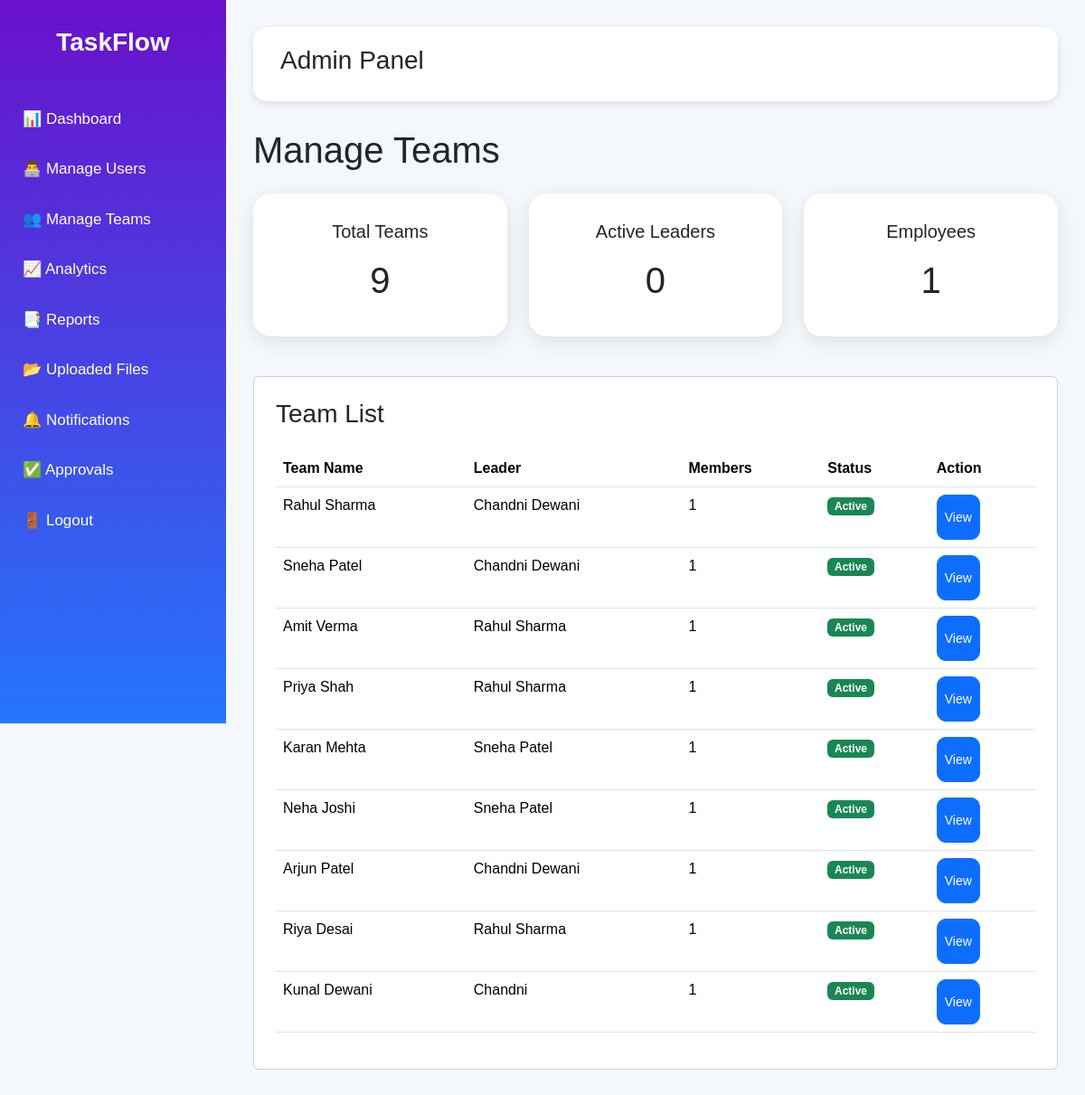
The page /manage-teams/ on the database its author committed.
### productivity/models.py (models this page shows, shortened)
class Team(models.Model):
    name = models.CharField(max_length=200)
    leader = models.CharField(max_length=200)
    email = models.EmailField()
    skill = models.CharField(max_length=100)
    role = models.CharField(max_length=50)
    joined_at = models.DateTimeField(
        auto_now_add=True
    )

### productivity/views.py (the view)
def manage_teams(request):
    teams = Team.objects.all()
    total_teams = Team.objects.count()
    active_leaders = Team.objects.filter(
        role__icontains='Leader'
    ).count()
    employees = Team.objects.filter(
        role__icontains='Employee'
    ).count()
    return render(
        request,
        'admin/manage_teams.html',
        {
            'teams': teams,
            'total_teams': total_teams,
            'active_leaders': active_leaders,
            'employees': employees
        }
    )

### productivity/templates/admin/manage_teams.html
{% extends 'base/admin_base.html' %}
{% block content %}
<h1 class="mb-4">
Manage Teams
</h1>
<div class="row">
<div class="col-md-4">
<div class="card dashboard-card">
<h5>
Total Teams
</h5>
<h2>{{ total_teams }}</h2>
</div>
</div>
<div class="col-md-4">
<div class="card dashboard-card">
<h5>
Active Leaders
</h5>
<h2>
{{active_leaders}}
</h2>
</div>
</div>
<div class="col-md-4">
<div class="card dashboard-card">
<h5>
Employees
</h5>
<h2>
{{employees}}
</h2>
</div>
</div>
</div>
<div class="card p-4 mt-4">
<h3 class="mb-4">
Team List
</h3>
<table class="table table-hover">
<thead>
<tr>
<th>
Team Name
</th>
<th>
Leader
</th>
<th>
Members
</th>
<th>
Status
</th>
<th>
Action
</th>
</tr>
</thead>
<tbody>
{% for team in teams %}
<tr>
<td>
{{ team.name }}
</td>
<td>
{{ team.leader }}
</td>
<td>
1
</td>
<td>
<span class="badge bg-success">
Active
</span>
</td>
<td>
<button class="btn btn-primary btn-sm">
View
</button>
</td>
</tr>
{% empty %}
<tr>
<td colspan="5" class="text-center">
No Teams Found
</td>
</tr>
{% endfor %}
</tbody>
</table>
</div>
{% endblock %}

### productivity/static/css/style.css (style rules this page uses)
body { margin: 0; font-family: Arial, sans-serif; background: #f4f7fc; }
.dashboard-card { padding: 30px; border: none; border-radius: 15px; background: white; box-shadow: 0 5px 15px rgba(0,0,0,0.1); text-align: center; }
.btn { height: 50px; border-radius: 10px; }

### productivity/static/css/admin.css (style rules this page uses)
body { margin: 0; font-family: Arial, sans-serif; background: #f4f7fc; }
.dashboard-card { padding: 30px; border-radius: 20px; background: white; box-shadow: 0 5px 20px rgba(0,0,0,0.1); text-align: center; transition: 0.3s; margin-bottom: 20px; }
.dashboard-card h2 { margin-top: 10px; font-size: 40px; }
.table { background: white; }

### rows shown on the page
Team: name "Rahul Sharma", leader "Chandni Dewani"
Team: name "Sneha Patel", leader "Chandni Dewani"
Team: name "Amit Verma", leader "Rahul Sharma"
Team: name "Priya Shah", leader "Rahul Sharma"
Team: name "Karan Mehta", leader "Sneha Patel"
Team: name "Neha Joshi", leader "Sneha Patel"
Team: name "Arjun Patel", leader "Chandni Dewani"
Team: name "Riya Desai", leader "Rahul Sharma"
Team: name "Kunal Dewani", leader "Chandni"

### other values the page prints
{{ total_teams }} "9"
{{ active_leaders }} "0"
{{ employees }} "1"
